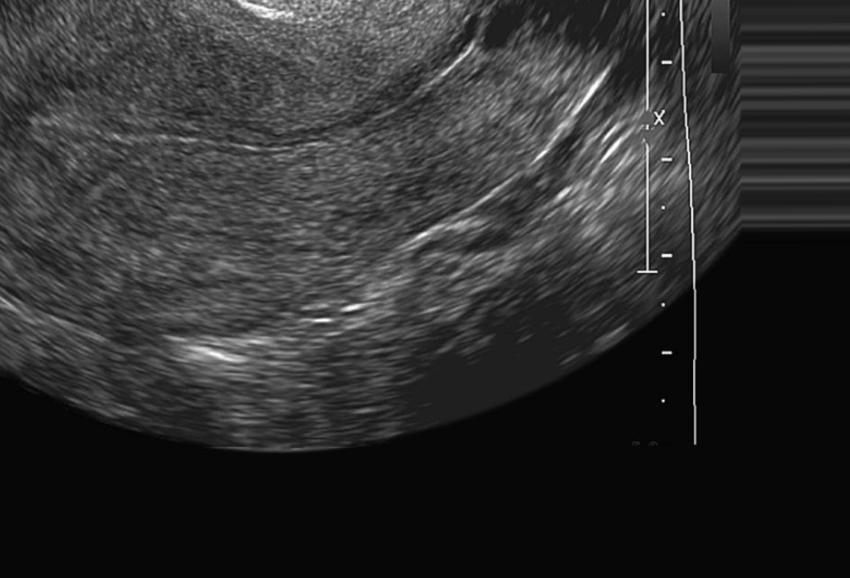
#> input picture dataset/cleaned/Healthy/Image_059.jpg, 850 x 578 px; its folder holds only this picture in this run
$ python 03b_crop_and_deskew.py
#> lines starting #> are read from the running program, lines starting #| are printed output that depends on the picture; after the words box and inside, x2 and y2 are one past the last pixel; in counts of white or black regions, pixels touching at a corner belong together
### scripts/pcos_utils.py
"""
00_utils.py
Shared helpers for the PCOSense preprocessing pipeline.

Design notes (why things are done this way):
- All functions are pure/stateless where possible so each pipeline stage
  can be re-run independently and results stay reproducible.
- Every stage that changes an image logs its parameters to a JSON
  sidecar or a CSV row, per thesis requirement #11/#12/#13 (record
  parameters, log removed duplicates, preserve filename lineage).
- Nothing in this file ever overwrites a file in dataset/raw/.
"""

import hashlib
import json
import os
from pathlib import Path

import cv2
import numpy as np


# ---------------------------------------------------------------------------
# Hashing (exact + perceptual, implemented without third-party deps since
# this environment has no network access to install `imagehash`)
# ---------------------------------------------------------------------------

# [23 lines left out: functions md5_of_file, phash, not called in this run]


def hamming_distance(bits_a: np.ndarray, bits_b: np.ndarray) -> int:
    return int(np.count_nonzero(bits_a != bits_b))


# [8 lines left out: function rotations, not called in this run]


# ---------------------------------------------------------------------------
# I/O helpers
# ---------------------------------------------------------------------------

def load_grayscale(path: str) -> np.ndarray:
#> called with path = 'dataset/cleaned/Healthy/Image_059.jpg'
    img = cv2.imread(path, cv2.IMREAD_GRAYSCALE)
#> img is the input picture: shape (578, 850); min 0, max 255, mean 46.8
    if img is None:
        raise ValueError(f"Could not read image: {path}")
    return img


def list_images(root: str, exts=(".png", ".jpg", ".jpeg", ".bmp", ".tif", ".tiff")):
    root = Path(root)
    return sorted(p for p in root.rglob("*") if p.suffix.lower() in exts)


# [12 lines left out: functions write_json, append_param_log, not called in this run]

### scripts/03b_crop_and_deskew.py
"""
03b_crop_and_deskew.py

Pipeline position:
    dataset/cleaned/ -> [this script] -> dataset/deskewed/ -> 04_resize_images.py

--- REVISION 4 NOTE ---
Revision 3's Hough-line rotation detector was wrong: it found the
*longest* straight line in the image, which on Image_441 was actually
one of the motion-blur streak lines (a real texture artifact, unrelated
to frame rotation), not the actual wedge-cut boundary. Rotating by that
angle didn't straighten the image at all - confirmed by testing both
signs and visually inspecting the result.

Replaced with a geometric method: fit a convex hull to the tissue
region and look for a PAIR of long, similarly-angled hull edges sitting
in DIAGONALLY OPPOSITE quadrants of the image (top-left + bottom-right,
or top-right + bottom-left). This is the actual geometric signature of
a rotated rectangle clipped by a square canvas - a real rotation always
cuts two opposite corners at the same angle, while incidental long hull
edges (from the natural curved fan boundary, or coincidental chords)
don't have a matching opposite-corner partner at a similar angle. Tested
against all 5 known real samples: only Image_441 (the one genuinely
rotated example) triggers a detection, with an angle that visually
straightens it; the other 4 correctly report no rotation needed.
---

--- REVISION 3 NOTE (superseded above, kept for history) ---
Two real bugs found on your Image_629.jpg / Image_441.jpg / Image_479.jpg
samples:

1. GRAY BARS NOT REMOVED (Image_629, Image_479): their bars measure
   ~154-157 brightness, below the old brightness_thresh of 170 - so they
   were being read as legitimate tissue. Real tissue in these same
   images averages ~65-72, so brightness_thresh is lowered to 140,
   which comfortably separates the two with margin on both sides.

2. ROTATION NEVER DETECTED (Image_441): this image's rotation-corner
   fill is BLACK, not white. Revision 2's rotation detector only looked
   for BRIGHT flat border-connected regions to estimate tilt (on
   purpose - see Revision 1/2 notes below on why brightness mattered
   for the natural black sector background) - which means it is
   fundamentally blind to black-filled rotation. Fixed by adding a
   SECOND, independent rotation estimator: a Hough line transform that
   directly finds the long, straight, high-contrast boundary line the
   corner crop itself creates - the rotation artifact is a very sharp
   edge, easily detected as a strong line by cv2.HoughLinesP,
   regardless of whether the surrounding fill is black or white. This
   is now the PRIMARY rotation check; the original brightness-based
   check still runs as a fallback for cases the Hough check misses.
---

Method, in order:
  1. ROTATION (two independent checks, either can trigger a correction):
     a. Hough-line check (primary): find long, straight edges via Canny
        + HoughLinesP. If enough of them cluster tightly around one
        non-axis-aligned angle, that's the tilt - this is what catches
        black-filled rotated frames like Image_441.
     b. Region-based check (fallback): fit a rotated bounding box to
        the "non-flat-bright-border-connected" content region, as in
        earlier revisions - catches bright-filled rotated frames if the
        Hough check happens to miss them (e.g. a very short/small tilt
        with no long clean edge for Hough to grab onto).
  2. BAR TRIMMING (row/column level): scan in from each of the 4 edges;
     a row/column counts as a padding bar if its mean intensity is
     above `brightness_thresh` AND its own std-dev is below
     `row_std_thresh` (i.e. uniformly bright across its full length).
  3. WEDGE PAINT-OUT (pixel level): on the cropped image, re-run local-
     texture-based padding detection (flat AND bright AND connected to
     the border) and paint any matches black - removes corner wedges
     that cropping alone can't (crops are rectangular, wedges aren't).

Every decision is logged per image, including WHICH rotation check (if
either) fired, for debugging future cases.

Usage:
    python 03b_crop_and_deskew.py --in_dir dataset/cleaned \
        --out_dir dataset/deskewed \
        --brightness_thresh 140 --row_std_thresh 12 \
        --texture_thresh 6 --angle_thresh 3 \
        --log reports/deskew_log.jsonl
"""

import argparse
from pathlib import Path

import cv2
import numpy as np

import pcos_utils as utils


# ---------------------------------------------------------------------------
# Rotation check A: geometric convex-hull method (primary)
# ---------------------------------------------------------------------------

def estimate_angle_geometric(img: np.ndarray, min_len_frac: float = 0.15,
                              min_angle_dev: float = 7.0, pair_tol: float = 15.0):
    """Finds the tissue region's convex hull and looks for a pair of long,
    similarly-angled edges in diagonally opposite quadrants - the actual
    geometric signature of a rotated rectangle clipped by a square canvas.
    Returns (angle, found)."""
    h, w = img.shape
    diag = np.hypot(h, w)
    tissue = (img > 30).astype(np.uint8) * 255
    tissue = cv2.morphologyEx(tissue, cv2.MORPH_CLOSE, np.ones((15, 15), np.uint8))
    contours, _ = cv2.findContours(tissue, cv2.RETR_EXTERNAL, cv2.CHAIN_APPROX_SIMPLE)
    if not contours:
        return 0.0, False
    c = max(contours, key=cv2.contourArea)
    hull = cv2.convexHull(c).reshape(-1, 2)
    n = len(hull)

    def quadrant(pt):
        x, y = pt
        return (0 if x < w / 2 else 1, 0 if y < h / 2 else 1)

    edges = []
    for i in range(n):
        p1, p2 = hull[i], hull[(i + 1) % n]
        dx, dy = float(p2[0] - p1[0]), float(p2[1] - p1[1])
        length = np.hypot(dx, dy)
        if length < min_len_frac * diag:
            continue
        angle = np.degrees(np.arctan2(dy, dx))
        if angle <= -90: angle += 180
        elif angle > 90: angle -= 180
        if angle > 45: angle -= 90
        elif angle <= -45: angle += 90
        if abs(angle) < min_angle_dev:
            continue  # too close to axis-aligned to be a real wedge cut
        mid = ((p1[0] + p2[0]) / 2, (p1[1] + p2[1]) / 2)
        edges.append({"length": length, "angle": angle, "quadrant": quadrant(mid)})

    best_pair = None
    for i in range(len(edges)):
        for j in range(i + 1, len(edges)):
            qa, qb = edges[i]["quadrant"], edges[j]["quadrant"]
            if not (qa[0] != qb[0] and qa[1] != qb[1]):  # must be diagonally opposite
                continue
            if abs(edges[i]["angle"] - edges[j]["angle"]) > pair_tol:
                continue
            total_len = edges[i]["length"] + edges[j]["length"]
            if best_pair is None or total_len > best_pair[0]:
                w_angle = (edges[i]["length"] * edges[i]["angle"] +
                           edges[j]["length"] * edges[j]["angle"]) / total_len
                best_pair = (total_len, w_angle)

    if best_pair is None:
        return 0.0, False
    return best_pair[1], True


# ---------------------------------------------------------------------------
# Rotation check B: region/brightness based (fallback, from earlier revisions)
# ---------------------------------------------------------------------------

def local_std(img: np.ndarray, k: int = 9) -> np.ndarray:
    img_f = img.astype(np.float32)
    mean = cv2.blur(img_f, (k, k))
    mean_sq = cv2.blur(img_f * img_f, (k, k))
    return np.sqrt(np.clip(mean_sq - mean * mean, 0, None))


def border_connected_padding_mask(img: np.ndarray, texture_thresh: float,
                                   brightness_thresh: int, k: int = 9) -> np.ndarray:
    """255 where a pixel is flat+bright AND connected to the image
    border; 0 elsewhere (real tissue, follicle interiors, and the
    sector's natural black background are all excluded)."""
    std = local_std(img, k)
    flat_bright = ((std < texture_thresh) & (img > brightness_thresh)).astype(np.uint8) * 255
    flat_bright = cv2.morphologyEx(flat_bright, cv2.MORPH_CLOSE, np.ones((9, 9), np.uint8))

    h, w = flat_bright.shape
    flood_src = flat_bright.copy()
    ff_mask = np.zeros((h + 2, w + 2), np.uint8)
    for x in range(w):
        for y in (0, h - 1):
            if flood_src[y, x] == 255 and ff_mask[y + 1, x + 1] == 0:
                cv2.floodFill(flood_src, ff_mask, (x, y), 128)
    for y in range(h):
        for x in (0, w - 1):
            if flood_src[y, x] == 255 and ff_mask[y + 1, x + 1] == 0:
                cv2.floodFill(flood_src, ff_mask, (x, y), 128)
    return (flood_src == 128).astype(np.uint8) * 255


def largest_contour(mask: np.ndarray):
    contours, _ = cv2.findContours(mask, cv2.RETR_EXTERNAL, cv2.CHAIN_APPROX_SIMPLE)
    if not contours:
        return None
    return max(contours, key=cv2.contourArea)


def estimate_angle_region(img: np.ndarray, texture_thresh: float,
                           brightness_thresh: int, min_content_frac: float):
    h, w = img.shape
    padding = border_connected_padding_mask(img, texture_thresh, brightness_thresh)
    content = 255 - padding
    contour = largest_contour(content)
    if contour is None or cv2.contourArea(contour) < min_content_frac * h * w:
        return 0.0, False

    (_, _), (rw, rh), angle = cv2.minAreaRect(contour)
    if rw < rh:
        angle += 90
    if angle > 45:
        angle -= 90
    elif angle < -45:
        angle += 90
    return angle, True


# [5 lines left out: function rotate_image, not called in this run]


# ---------------------------------------------------------------------------
# Bar trimming (row/column level) + wedge paint-out (pixel level)
# ---------------------------------------------------------------------------

def trim_bars(img: np.ndarray, brightness_thresh: int, row_std_thresh: float,
              max_trim_frac: float = 0.35):
    h, w = img.shape
    row_mean = img.mean(axis=1)
    row_std = img.std(axis=1)
    col_mean = img.mean(axis=0)
    col_std = img.std(axis=0)

    def is_bar(mean_v, std_v):
        return mean_v > brightness_thresh and std_v < row_std_thresh

    max_row_trim = int(h * max_trim_frac)
    max_col_trim = int(w * max_trim_frac)

    top = 0
    while top < max_row_trim and is_bar(row_mean[top], row_std[top]):
        top += 1
    bottom = h
    while (h - bottom) < max_row_trim and bottom > top and is_bar(row_mean[bottom - 1], row_std[bottom - 1]):
        bottom -= 1
    left = 0
    while left < max_col_trim and is_bar(col_mean[left], col_std[left]):
        left += 1
    right = w
    while (w - right) < max_col_trim and right > left and is_bar(col_mean[right - 1], col_std[right - 1]):
        right -= 1

    return img[top:bottom, left:right], (top, bottom, left, right)


# ---------------------------------------------------------------------------
# Full pipeline for one image
# ---------------------------------------------------------------------------

def process(img: np.ndarray, texture_thresh: float, brightness_thresh: int,
            row_std_thresh: float, angle_thresh: float, min_content_frac: float):
    angle_geom, found_geom = estimate_angle_geometric(img)
#> in estimate_angle_geometric, `tissue = (img > 30).astype(np.uint8) * 255`:
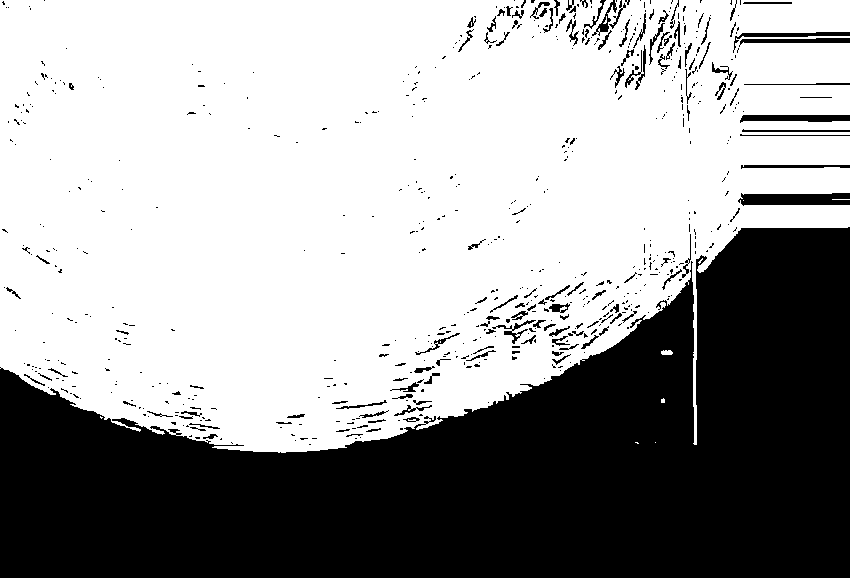
#> tissue: shape (578, 850); 62.3% white; 650 black regions (512 under 20 px), largest, box (x1, y1, x2, y2) and area: (0, 227, 850, 578) 173056, (738, 193, 850, 206) 1203, (740, 115, 850, 123) 679
#> in estimate_angle_geometric, `tissue = cv2.morphologyEx(tissue, cv2.MORPH_CLOSE, np.ones((15, 15), n..`:
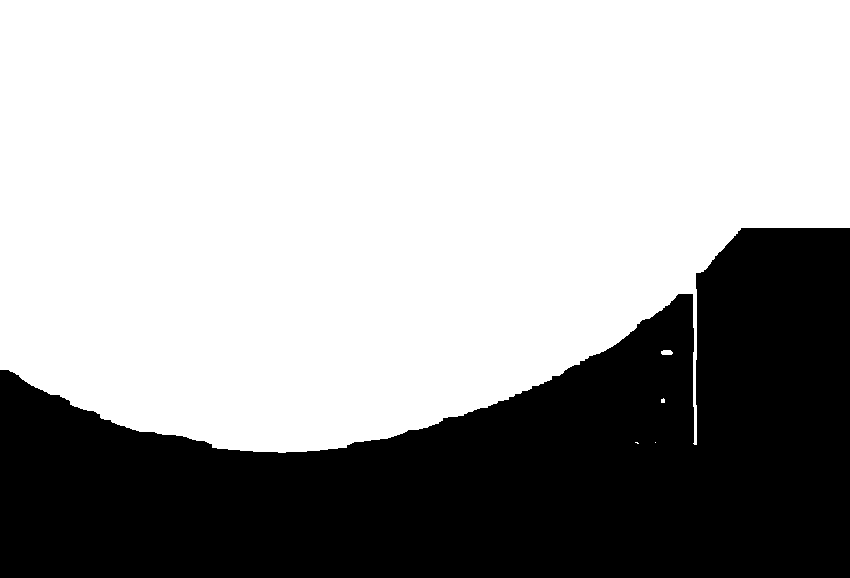
#> tissue: shape (578, 850); 65% white; 1 black region
#> in estimate_angle_geometric, `contours, _ = cv2.findContours(tissue, cv2.RETR_EXTERNAL, cv2.CHAIN_AP..`: contours = 5 contours, 3 with area under 20; largest, box (x1, y1, x2, y2) and area: (0, 0, 850, 453) 317736, (661, 350, 673, 355) 40
#> in estimate_angle_geometric, `c = max(contours, key=cv2.contourArea)`: c = contour of 380 points, box (x1, y1, x2, y2) (0, 0, 850, 453), area 317736
#> in estimate_angle_geometric, `hull = cv2.convexHull(c).reshape(-1, 2)`: hull = 19 rows, first 8: [849, 0], [849, 227], [696, 444], [285, 452], [278, 452], [253, 451], [240, 450], [228, 449]
#> in estimate_angle_geometric, `n = len(hull)`: n = 19
#> the loop in estimate_angle_geometric, `for i in range(n):` made 19 passes
#> (p1, p2, dx, dy, length, angle, x in quadrant, y in quadrant) on pass 2: ([849, 227], [696, 444], -153, 217, 265.5, 35.19, 772.5, 335.5)
#> after the loop in estimate_angle_geometric, `for i in range(n):`: edges = 1 item
#> the loop in estimate_angle_geometric, `for i in range(len(edges)):` made 1 pass
#> angle_geom = 0; found_geom = False
    angle_region, found_region = estimate_angle_region(img, texture_thresh, brightness_thresh, min_content_frac)
#> in local_std, `mean = cv2.blur(img_f, (k, k))`:
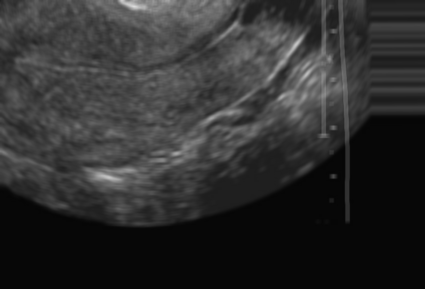
#> mean: shape (578, 850) float32 (shown at 1/2 size); min 5.63, max 220.1, mean 46.8
#> in local_std, `mean_sq = cv2.blur(img_f * img_f, (k, k))`:
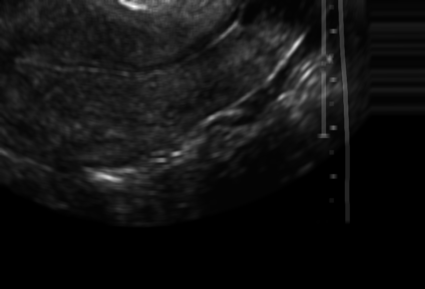
#> mean_sq: shape (578, 850) float32 (shown at 1/2 size); min 36.42, max 49092.2, mean 3609.1; drawn with min black and max white
#> in local_std, `return np.sqrt(np.clip(mean_sq - mean * mean, 0, None))`:
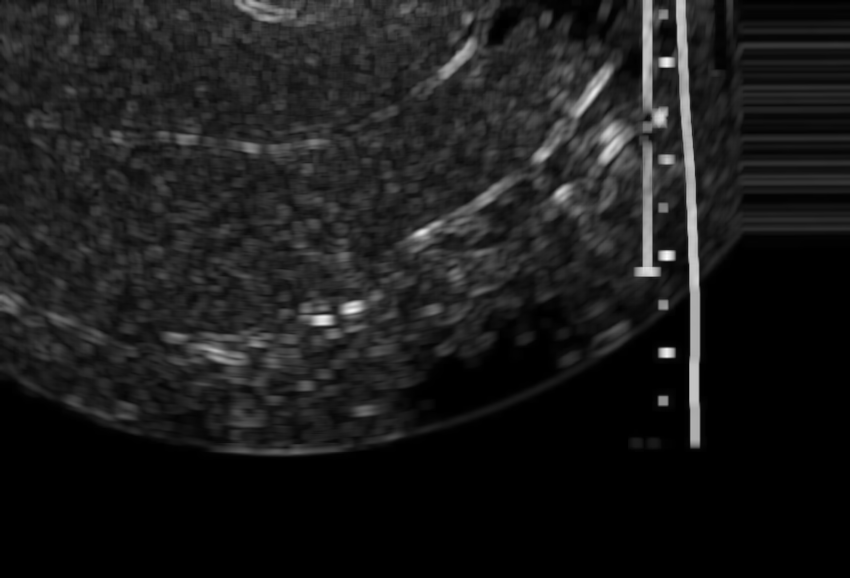
#> returned value: shape (578, 850) float32; min 0, max 88.25, mean 9.6; drawn with min black and max white
#> in largest_contour, `contours, _ = cv2.findContours(mask, cv2.RETR_EXTERNAL, cv2.CHAIN_APPR..`: contours = [[[0, 0], [0, 577], [849, 577], [849, 0]]]
#> in estimate_angle_region, `contour = largest_contour(content)`: contour = [[0, 0], [0, 577], [849, 577], [849, 0]]
#> in estimate_angle_region, `(_, _), (rw, rh), angle = cv2.minAreaRect(contour)`: rw = 577; rh = 849; angle = -90
#> in estimate_angle_region, `angle += 90`: angle = 0
#> angle_region = 0; found_region = True

    # Both estimators return angles in the SAME convention (already
    # normalized to the direct cv2.getRotationMatrix2D correction angle -
    # confirmed empirically on Image_441: rotating by the geometric
    # estimator's raw output value, unnegated, produced the correctly
    # straightened result).
    if found_geom and abs(angle_geom) > angle_thresh:
        angle, rotation_source = angle_geom, "geometric"
    elif found_region and abs(angle_region) > angle_thresh:
        angle, rotation_source = angle_region, "region"
    else:
        angle, rotation_source = 0.0, "none"

    rotated_flag = angle != 0.0
    img_t = rotate_image(img, angle) if rotated_flag else img

    trimmed, trim_box = trim_bars(img_t, brightness_thresh, row_std_thresh)
#> in trim_bars, `row_mean = img.mean(axis=1)`: row_mean = 578 values, max 79.79 at index 5, min 6.99 at index 454, mean 46.82
#> in trim_bars, `row_std = img.std(axis=1)`: row_std = 578 values, max 47.24 at index 352, min 0 at index 456, mean 23.38
#> in trim_bars, `col_mean = img.mean(axis=0)`: col_mean = 850 values, max 104 at index 647, min 22.09 at index 824, mean 46.82
#> in trim_bars, `col_std = img.std(axis=0)`: col_std = 850 values, max 100.4 at index 647, min 20.11 at index 730, mean 34.22
#> after the loop in trim_bars, `while top < max_row_trim and is_bar(row_mean[top], row_std[top]):`: top = 0
#> in trim_bars, `bottom = h`: bottom = 578
#> in trim_bars, `left = 0`: left = 0
#> in trim_bars, `right = w`: right = 850
#> trim_box = (0, 578, 0, 850)
    if trimmed.size == 0:
        return img_t, {"status": "trim_failed", "angle": float(angle),
                        "rotation_source": rotation_source, "trim_box": trim_box,
                        "residual_padding_pixels_painted": 0}

    padding_final = border_connected_padding_mask(trimmed, texture_thresh, brightness_thresh)
    padding_dilated = cv2.dilate(padding_final, np.ones((9, 9), np.uint8))
    residual_px = int(np.count_nonzero(padding_dilated))
#> residual_px = 0
    result = trimmed.copy()
    result[padding_dilated == 255] = 0

    status = "rotated_trimmed_painted" if rotated_flag else "trimmed_painted"
    return result, {
        "status": status,
        "angle": float(angle),
        "rotation_source": rotation_source,
        "trim_box": list(trim_box),
        "residual_padding_pixels_painted": residual_px,
    }


if __name__ == "__main__":
    ap = argparse.ArgumentParser()
    ap.add_argument("--in_dir", default="dataset/cleaned")
    ap.add_argument("--out_dir", default="dataset/deskewed")
    ap.add_argument("--texture_thresh", type=float, default=6.0,
                     help="Pixel-level local std-dev below this counts as 'flat' "
                          "(used for the region-based rotation fallback and wedge paint-out).")
    ap.add_argument("--brightness_thresh", type=int, default=140,
                     help="Intensity above this counts as 'bright' padding. Lowered from 170 "
                          "after finding real gray bars around 154-157 with real tissue "
                          "averaging 65-72 in the same images - 140 keeps comfortable margin "
                          "on both sides. Re-check against a histogram if bars still survive.")
    ap.add_argument("--row_std_thresh", type=float, default=12.0,
                     help="A row/column counts as a uniform padding bar if its own std-dev "
                          "is below this - i.e. it's uniformly bright across its full length.")
    ap.add_argument("--angle_thresh", type=float, default=3.0,
                     help="Minimum tilt (degrees) before rotation is applied.")
    ap.add_argument("--min_content_frac", type=float, default=0.02)
    ap.add_argument("--log", default="reports/deskew_log.jsonl")
    ap.add_argument("--review_list", default="reports/deskew_needs_review.txt")
    args = ap.parse_args()

    files = utils.list_images(args.in_dir)
    needs_review = []

    for path in files:
        img = utils.load_grayscale(str(path))
        out_img, info = process(img, args.texture_thresh, args.brightness_thresh,
                                 args.row_std_thresh, args.angle_thresh, args.min_content_frac)
#> info = {'status': 'trimmed_painted', 'angle': 0, 'rotation_source': 'none', 'trim_box': [0, 578, 0, 850], 'residual_padding_pixels_painted': 0}

#> (the run stopped early here; a loop or call above may not have finished)
